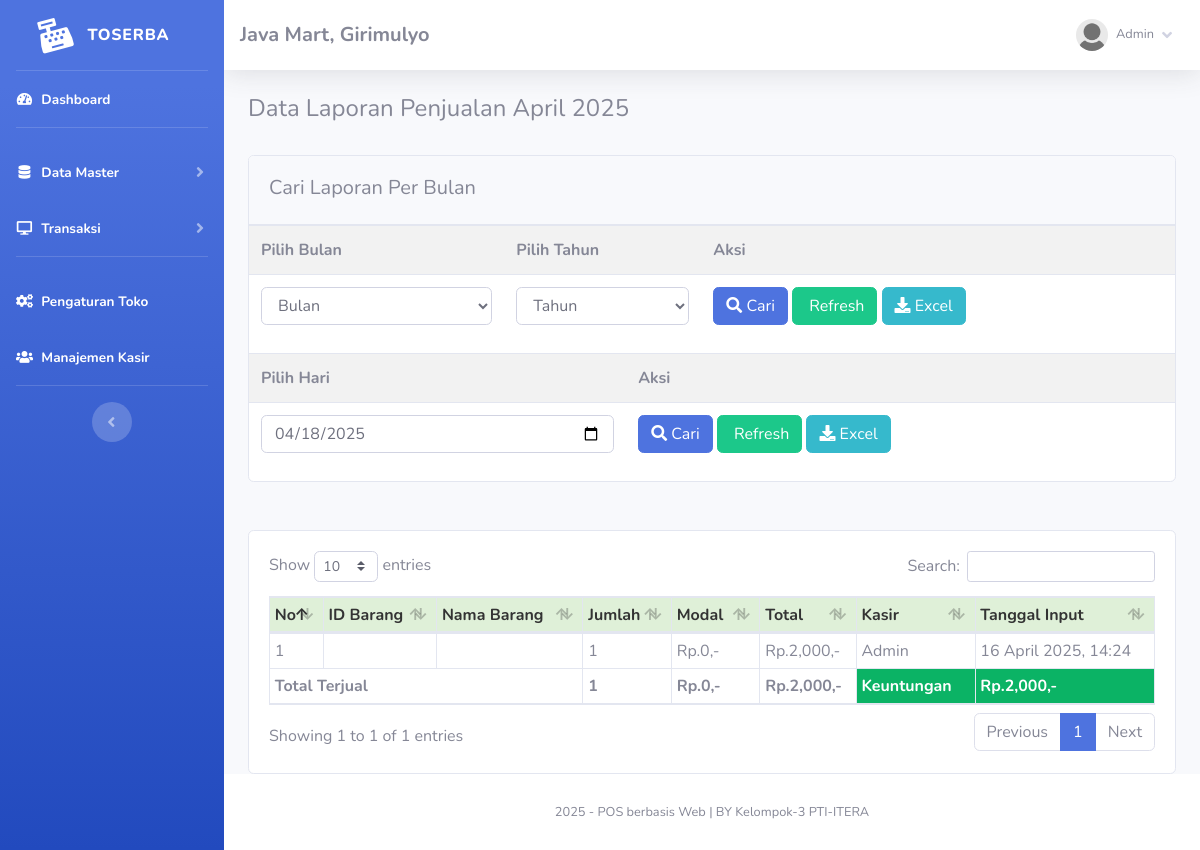
The app's page /index.php?page=laporan (signed in) with its own data.
### tables this page shows
CREATE TABLE `toko` (
  `id_toko` int(11) NOT NULL,
  `nama_toko` varchar(255) NOT NULL,
  `alamat_toko` text NOT NULL,
  `tlp` varchar(255) NOT NULL,
  `nama_pemilik` varchar(255) NOT NULL
);

CREATE TABLE `member` (
  `id_member` int(11) NOT NULL,
  `nm_member` varchar(255) NOT NULL,
  `alamat_member` text NOT NULL,
  `telepon` varchar(255) NOT NULL,
  `email` varchar(255) NOT NULL,
  `gambar` text NOT NULL,
  `NIK` text NOT NULL
);

CREATE TABLE `nota` (
  `id_nota` int(11) NOT NULL,
  `id_barang` varchar(255) NOT NULL,
  `id_member` int(11) NOT NULL,
  `jumlah` varchar(255) NOT NULL,
  `total` varchar(255) NOT NULL,
  `tanggal_input` varchar(255) NOT NULL,
  `periode` varchar(255) DEFAULT NULL
);

### fungsi/view/view.php (called while the page is built, shortened)
<?php
class view
{
    protected $db;
    public function __construct($db)
    {
        $this->db = $db;
    }
    public function member_edit($id)
    {
        $sql = "select member.*, login.*
                from member inner join login on member.id_member = login.id_member
                where member.id_member= ?";
        $row = $this-> db -> prepare($sql);
        $row -> execute(array($id));
        $hasil = $row -> fetch();
        return $hasil;
    }
    public function toko()
    {
        $sql = "select*from toko where id_toko='1'";
        $row = $this-> db -> prepare($sql);
        $row -> execute();
        $hasil = $row -> fetch();
        return $hasil;
    }
    public function jual()
    {
        $sql ="SELECT nota.* , barang.id_barang, barang.nama_barang, barang.harga_beli, member.id_member,
                member.nm_member from nota
                left join barang on barang.id_barang=nota.id_barang
                left join member on member.id_member=nota.id_member
                where nota.periode = ?
                ORDER BY id_nota DESC";
        $row = $this-> db -> prepare($sql);
        $row -> execute(array(date('m-Y')));
        $hasil = $row -> fetchAll();
        return $hasil;
    }
}

### admin/module/laporan/index.php (the view, shortened to what this page needs)
<?php
	$bulan_tes =array(
		'01'=>"Januari",
		'02'=>"Februari",
		'03'=>"Maret",
		'04'=>"April",
		'05'=>"Mei",
		'06'=>"Juni",
		'07'=>"Juli",
		'08'=>"Agustus",
		'09'=>"September",
		'10'=>"Oktober",
		'11'=>"November",
		'12'=>"Desember"
	);
?>
<div class="row">
	<div class="col-md-12">
		<h4>
			<?php if(!empty($_GET['cari'])){ ?>
			Data Laporan Penjualan <?= $bulan_tes[$_POST['bln']];?> <?= $_POST['thn'];?>
			<?php }elseif(!empty($_GET['hari'])){?>
			Data Laporan Penjualan <?= $_POST['hari'];?>
			<?php }else{?>
			Data Laporan Penjualan <?= $bulan_tes[date('m')];?> <?= date('Y');?>
			<?php }?>
		</h4>
		<br />
		<div class="card">
			<div class="card-header">
				<h5 class="card-title mt-2">Cari Laporan Per Bulan</h5>
			</div>
			<div class="card-body p-0">
				<form method="post" action="index.php?page=laporan&cari=ok">
					<table class="table table-striped">
						<tr>
							<th>
								Pilih Bulan
							</th>
							<th>
								Pilih Tahun
							</th>
							<th>
								Aksi
							</th>
						</tr>
						<tr>
							<td>
								<select name="bln" class="form-control">
									<option selected="selected">Bulan</option>
								</select>
							</td>
							<td>
							<?php
								echo "<select name='thn' class='form-control'>";
								echo '
								<option selected="selected">Tahun</option>';
								echo "</select>";
							?>
							</td>
							<td>
								<button class="btn btn-primary">
									<i class="fa fa-search"></i> Cari
								</button>
								<a href="index.php?page=laporan" class="btn btn-success">
									<i class="fa fa-refresh"></i> Refresh</a>
								<?php if(!empty($_GET['cari'])){?>
								<a href="excel.php?cari=yes&bln=<?=$_POST['bln'];?>&thn=<?=$_POST['thn'];?>"
									class="btn btn-info"><i class="fa fa-download"></i>
									Excel</a>
								<?php }else{?>
								<a href="excel.php" class="btn btn-info"><i class="fa fa-download"></i>
									Excel</a>
								<?php }?>
							</td>
						</tr>
					</table>
				</form>
				<form method="post" action="index.php?page=laporan&hari=cek">
					<table class="table table-striped">
						<tr>
							<th>
								Pilih Hari
							</th>
							<th>
								Aksi
							</th>
						</tr>
						<tr>
							<td>
								<input type="date" value="<?= date('Y-m-d');?>" class="form-control" name="hari">
							</td>
							<td>
								<button class="btn btn-primary">
									<i class="fa fa-search"></i> Cari
								</button>
								<a href="index.php?page=laporan" class="btn btn-success">
									<i class="fa fa-refresh"></i> Refresh</a>
								<?php if(!empty($_GET['hari'])){?>
								<a href="excel.php?hari=cek&tgl=<?= $_POST['hari'];?>" class="btn btn-info"><i
										class="fa fa-download"></i>
									Excel</a>
								<?php }else{?>
								<a href="excel.php" class="btn btn-info"><i class="fa fa-download"></i>
									Excel</a>
								<?php }?>
							</td>
						</tr>
					</table>
				</form>
			</div>
		</div>
         <br />
         <br />
		<div class="card">
			<div class="card-body">
				<div class="table-responsive">
					<table class="table table-bordered w-100 table-sm" id="example1">
						<thead>
							<tr style="background:#DFF0D8;color:#333;">
								<th> No</th>
								<th> ID Barang</th>
								<th> Nama Barang</th>
								<th style="width:10%;"> Jumlah</th>
								<th style="width:10%;"> Modal</th>
								<th style="width:10%;"> Total</th>
								<th> Kasir</th>
								<th> Tanggal Input</th>
							</tr>
						</thead>
						<tbody>
							<?php
								$no=1;
								if(!empty($_GET['cari'])){
									$periode = $_POST['bln'].'-'.$_POST['thn'];
									$no=1;
									$jumlah = 0;
									$bayar = 0;
									$hasil = $lihat -> periode_jual($periode);
								}elseif(!empty($_GET['hari'])){
									$hari = $_POST['hari'];
									$no=1;
									$jumlah = 0;
									$bayar = 0;
									$hasil = $lihat -> hari_jual($hari);
								}else{
									$hasil = $lihat -> jual();
								}
							?>
							<?php
								$bayar = 0;
								$jumlah = 0;
								$modal = 0;
								foreach($hasil as $isi){
									$bayar += $isi['total'];
									$modal += $isi['harga_beli']* $isi['jumlah'];
									$jumlah += $isi['jumlah'];
							?>
							<tr>
								<td><?php echo $no;?></td>
								<td><?php echo $isi['id_barang'];?></td>
								<td><?php echo $isi['nama_barang'];?></td>
								<td><?php echo $isi['jumlah'];?> </td>
								<td>Rp.<?php echo number_format($isi['harga_beli']* $isi['jumlah']);?>,-</td>
								<td>Rp.<?php echo number_format($isi['total']);?>,-</td>
								<td><?php echo $isi['nm_member'];?></td>
								<td><?php echo $isi['tanggal_input'];?></td>
							</tr>
							<?php $no++; }?>
						</tbody>
						<tfoot>
							<tr>
								<th colspan="3">Total Terjual</td>
								<th><?php echo $jumlah;?></td>
								<th>Rp.<?php echo number_format($modal);?>,-</th>
								<th>Rp.<?php echo number_format($bayar);?>,-</th>
								<th style="background:#0bb365;color:#fff;">Keuntungan</th>
								<th style="background:#0bb365;color:#fff;">
									Rp.<?php echo number_format($bayar-$modal);?>,-</th>
							</tr>
						</tfoot>
					</table>
				</div>
			</div>
		</div>
     </div>
 </div>

### index.php (shortened to what this page needs)
<?php
	if(!empty($_SESSION['admin'])){
		require 'config.php';
		$lihat = new view($config);
		$toko = $lihat -> toko();
			include 'admin/template/header.php';
			include 'admin/template/sidebar.php';
				if(!empty($_GET['page'])){
					include 'admin/module/'.$_GET['page'].'/index.php';
				}else{
					include 'admin/template/home.php';
				}
			include 'admin/template/footer.php';
	}else{
		echo '<script>window.location="login.php";</script>';
		exit;
	}
?>

### admin/template/header.php (shortened to what this page needs)
<!DOCTYPE html>
<html lang="en">
<head>
    <link href="sb-admin/vendor/fontawesome-free/css/all.min.css" rel="stylesheet" type="text/css">
    <link href="sb-admin/css/sb-admin-2.min.css" rel="stylesheet">
    <link rel="stylesheet" href="sb-admin/vendor/datatables/dataTables.bootstrap4.css" />
</head>
<body id="page-top">
    <div id="wrapper">

### admin/template/sidebar.php (shortened to what this page needs)
<?php
    $id = $_SESSION['admin']['id_member'];
    $hasil_profil = $lihat -> member_edit($id);
?>
<ul class="navbar-nav bg-gradient-primary sidebar sidebar-dark accordion" id="accordionSidebar">
    <a class="sidebar-brand d-flex align-items-center justify-content-center" href="index.php">
        <div class="sidebar-brand-icon rotate-n-15">
            <i class="fas fa-cash-register"></i>
        </div>
        <div class="sidebar-brand-text mx-3">TOSERBA<sup></sup></div>
    </a>
    <hr class="sidebar-divider my-0">
    <li class="nav-item active">
        <a class="nav-link" href="index.php">
            <i class="fas fa-fw fa-tachometer-alt"></i>
            <span>Dashboard</span></a>
    </li>
    <hr class="sidebar-divider">
    <li class="nav-item active">
        <a class="nav-link collapsed" href="#" data-toggle="collapse" data-target="#collapseTwo" aria-expanded="true"
            aria-controls="collapseTwo">
            <i class="fas fa-fw fa-database"></i>
            <span>Data Master</span>
        </a>
    </li>
    <li class="nav-item active">
        <a class="nav-link collapsed" href="#" data-toggle="collapse" data-target="#collapse3" aria-expanded="true"
            aria-controls="collapse3">
            <i class="fas fa-fw fa-desktop"></i>
            <span>Transaksi</span>
        </a>
    </li>
    <?php if ($_SESSION['role'] == 'admin') { ?>
        <hr class="sidebar-divider">
        <li class="nav-item active">
            <a class="nav-link" href="index.php?page=pengaturan">
                <i class="fas fa-fw fa-cogs"></i>
                <span>Pengaturan Toko</span>
            </a>
        </li>
        <?php } ?>
        <?php if($_SESSION['admin']['role'] == 'admin'){ ?>
            <li class="nav-item active">
                <a class="nav-link" href="index.php?page=kasir">
                    <i class="fas fa-users"></i>
                    <span>Manajemen Kasir</span>
                </a>
            </li>
            <?php } ?>
            <hr class="sidebar-divider d-none d-md-block">
    <div class="text-center d-none d-md-inline">
        <button class="rounded-circle border-0" id="sidebarToggle"></button>
    </div>
    </ul>
<div id="content-wrapper" class="d-flex flex-column">
    <div id="content">
        <nav class="navbar navbar-expand navbar-light bg-white topbar mb-4 static-top shadow">
            <h5 class="d-lg-block d-none mt-2"><b><?php echo $toko['nama_toko'];?>, <?php echo $toko['alamat_toko'];?></b></h5>
            <ul class="navbar-nav ml-auto">
                <li class="nav-item dropdown no-arrow">
                    <a class="nav-link dropdown-toggle" href="#" id="userDropdown" role="button" data-toggle="dropdown"
                        aria-haspopup="true" aria-expanded="false">
                        <img class="img-profile rounded-circle"
                            src="assets/img/user/<?php echo $hasil_profil['gambar'];?>">
                        <span
                            class="mr-2 d-none d-lg-inline text-gray-600 small ml-2"><?php echo $hasil_profil['nm_member'];?></span>
                        <i class="fas fa-angle-down"></i>
                    </a>
                </li>
            </ul>
        </nav>
        <div class="container-fluid">

### admin/template/footer.php (shortened to what this page needs)
 </div>
 </div>
 <footer class="sticky-footer bg-white">
     <div class="container my-auto">
         <div class="copyright text-center my-auto">
             <span>
                 <?php echo date('Y');?> - POS berbasis Web |
                 BY Kelompok-3 PTI-ITERA</a></b>
             </span>
         </div>
     </div>
 </footer>
 </div>
 </div>
</body>
</html>

### records on screen
toko: nama_toko "Java Mart", alamat_toko "Girimulyo"
nota: jumlah "1", jumlah "0", total "2,000", id_member.nm_member "Admin", tanggal_input "16 April 2025, 14:24"

### other values on screen
$hasil_profil['nm_member'] "Admin"
$jumlah "1"
$modal "0"
$bayar "2,000"
$bayar-$modal "2,000"
